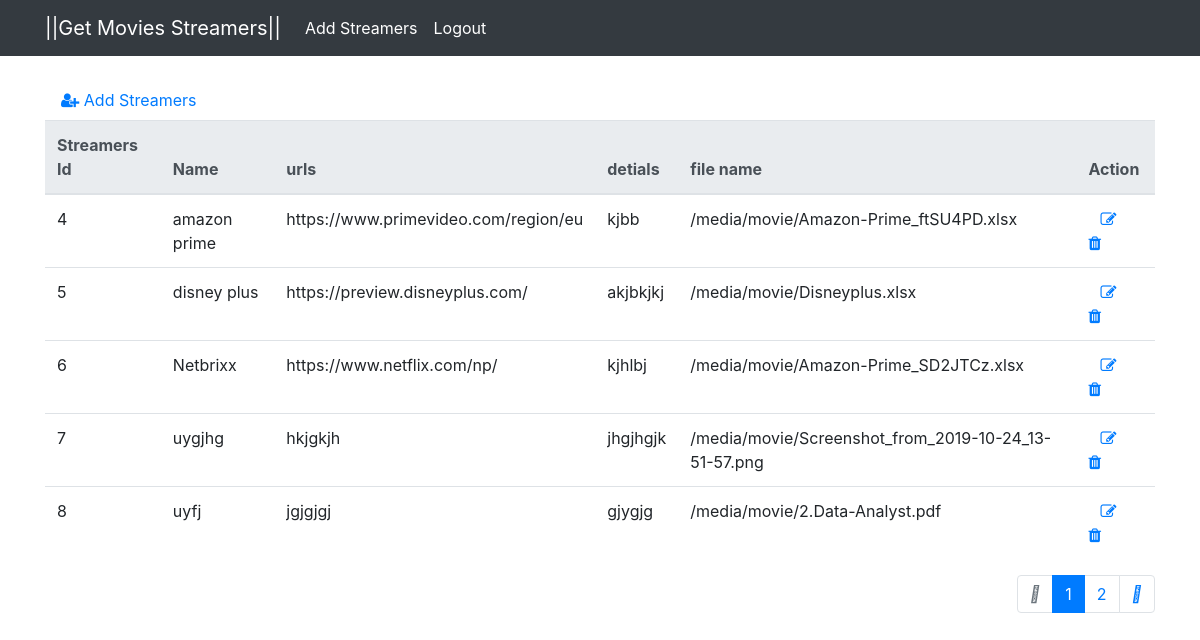
Page /streamers/list/ (signed in) on the committed database.
### movieApp/models.py (models this page shows, shortened)
class Streamer(models.Model):
    name = models.CharField(max_length=150)
    details = models.TextField()
    url = models.CharField(max_length=300)
    movies = models.FileField(upload_to='movie')

### movieApp/views.py (the view)
# urls.py: path('streamers/list/', StreamerListView.as_view(), name="list-streamer"),
@method_decorator(csrf_exempt, name='dispatch')
class StreamerListView(ListView):
    model = Streamer
    template_name = 'streamers/list.html'
    context_object_name = 'streamers'
    paginate_by = 5
    def get_context_data(self, **kwargs):
        context = super(StreamerListView, self).get_context_data(**kwargs)
        streamers = self.get_queryset()
        page = self.request.GET.get('page')
        paginator = Paginator(streamers, self.paginate_by)
        try:
            streamers = paginator.page(page)
        except PageNotAnInteger:
            streamers = paginator.page(1)
        except EmptyPage:
            streamers = paginator.page(paginator.num_pages)
        context['streamers'] = streamers
        return context

### templates/streamers/list.html (shortened to what this page needs)
{% extends "index.html" %}
{% block container %}
	{% if user.is_authenticated %}
<div>
    <a class="nav-link" href="{% url 'create-streamer' %}"><i class="fa fa-user-plus"></i> Add Streamers</a>
</div>
<table class="table">
    <tr>
        <thead class="thead-light">
            <tr>
                <th scope="col">Streamers Id</th>
                <th scope="col">Name</th>
                <th scope="col">urls</th>
                <th scope="col">detials</th>
                <th scope="col">file name</th>
                <th scope="col">Action</th>
            </tr>
        </thead>
        <tbody>
            {% for streamer in streamers %}
            <tr>
                <td>{{streamer.id}}</td>
                <td>{{streamer.name}}</td>
                <td>{{streamer.url}}</td>
                <td>{{streamer.details}}</td>
                <td>{{streamer.movies.url}}</td>
                <td>
                    <a href="{% url 'update-streamer' pk=streamer.id %}" style="padding:inherit"><i class="fa fa-pencil-square-o"></i></a>
                    <a href="{% url 'delete-streamer' pk=streamer.id %}"><i class="fa fa-trash"></i></a>
                </td>
            </tr>
            {% endfor %}
        </tbody>
</table>
{% if is_paginated %}
    {% include "pagination.html" %}
{% endif %}
{% else %}
	Not a valid user
	{% endif %}
{% endblock %}

### templates/index.html (shortened to what this page needs)
{% load static %}
<!DOCTYPE html>
<html>
<head>
  {% block css %}
  <link rel="stylesheet" href="https://stackpath.bootstrapcdn.com/bootstrap/4.3.1/css/bootstrap.min.css">
  <link rel="stylesheet" href="https://cdnjs.cloudflare.com/ajax/libs/font-awesome/4.7.0/css/font-awesome.min.css">
  {% endblock %}
</head>
<body>
  {% block navbar %}
  <nav class="navbar navbar-expand-lg navbar-dark bg-dark">
    <div class="container">
      <a class="navbar-brand" href="{% url 'index' %}">||Get Movies Streamers||</a>
	{% if user.is_authenticated %}
      <div class="collapse navbar-collapse" id="navbarSupportedContent">
        <ul class="navbar-nav mr-auto">
          <li class="nav-item active">
            <a class="nav-link" href="{% url 'list-streamer' %}">Add Streamers</a>
          </li>
          <li class="nav-item active">
            <a class="nav-link" href="{% url 'logout' %}">Logout</a>
          </li>
        </ul>
      </div>
      {% endif %}
    </div>
  </nav>
  {% endblock %}
  <div class="container mt-4">
  {% block container %}{% endblock %}
  </div>
</body>
</html>

### templates/pagination.html (shortened to what this page needs)
<nav aria-label="navigation">
    <ul class="pagination justify-content-end mb-0">
{% if page_obj.has_previous %}
    <li class="page-item">
        <a class="page-link" href="?page={{ page_obj.previous_page_number }}">
            <i class="fas fa-angle-left"></i>
            <span class="sr-only">Previous</span>
        </a>
    </li>
{% else %}
    <li class="page-item disabled">
        <a class="page-link" href="#">
            <i class="fas fa-angle-left"></i>
        </a>
    </li>
{% endif %}
{% for i in page_obj.paginator.page_range %}
    {% if page_obj.number == i %}
    <li class="page-item active">
        <a class="page-link" href="?page={{ i }}">{{ page_obj.number }}</a>
      </li>
    {% elif i > page_obj.number|add:'-5' and i < page_obj.number|add:'5' %}
    <li class="page-item">
        <a class="page-link" href="?page={{ i }}">{{ i }}</a>
      </li>
    {% endif %}
{% endfor %}
{% if page_obj.has_next %}
    <li class="page-item">
        <a class="page-link" href="?page={{ page_obj.next_page_number }}">
          <i class="fas fa-angle-right"></i>
        </a>
      </li>
{% endif %}
</ul>
</nav>

### rows in the picture
Streamer: id "4", name "amazon prime", url "https://www.primevideo.com/region/eu", details "kjbb", movies "/media/movie/Amazon-Prime_ftSU4PD.xlsx"
Streamer: id "5", name "disney plus", url "https://preview.disneyplus.com/", details "akjbkjkj", movies "/media/movie/Disneyplus.xlsx"
Streamer: id "6", name "Netbrixx", url "https://www.netflix.com/np/", details "kjhlbj", movies "/media/movie/Amazon-Prime_SD2JTCz.xlsx"
Streamer: id "7", name "uygjhg", url "hkjgkjh", details "jhgjhgjk", movies "/media/movie/Screenshot_from_2019-10-24_13-51-57.png"
Streamer: id "8", name "uyfj", url "jgjgjgj", details "gjygjg", movies "/media/movie/2.Data-Analyst.pdf"

### other values in the picture
{{ page_obj.number }} "1"
{{ i }} "2"
